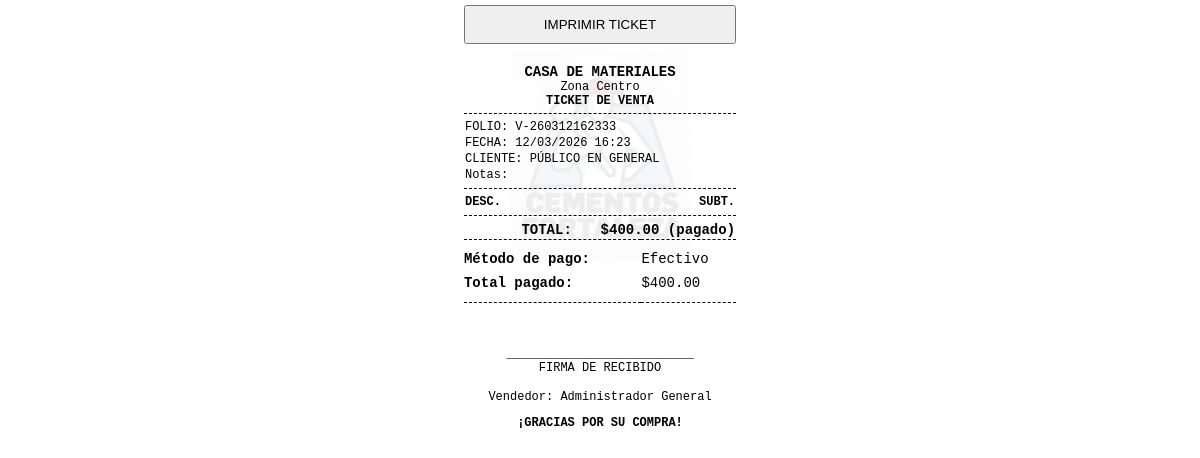
/app/backend/ventas/ticket_venta.php?id=1, run on the app's committed database.
### tables this page shows
CREATE TABLE `ventas` (
  `id` int(11) NOT NULL,
  `folio` varchar(50) NOT NULL,
  `id_cliente` int(11) NOT NULL,
  `almacen_id` int(11) NOT NULL,
  `usuario_id` int(11) NOT NULL,
  `fecha` datetime DEFAULT current_timestamp(),
  `subtotal` decimal(12,2) NOT NULL DEFAULT 0.00,
  `descuento` decimal(12,2) NOT NULL DEFAULT 0.00,
  `total` decimal(12,2) NOT NULL DEFAULT 0.00,
  `estado_pago` enum('pendiente','parcial','pagado') DEFAULT 'pagado',
  `estado_entrega` enum('pendiente','parcial','entregado') DEFAULT 'pendiente',
  `estado_general` enum('activa','cancelada') DEFAULT 'activa',
  `observaciones` text DEFAULT NULL,
  `vendedor_id` int(11) DEFAULT 1,
  `factura` varchar(250) NOT NULL DEFAULT '0'
);

CREATE TABLE `almacenes` (
  `id` int(11) NOT NULL,
  `codigo` varchar(20) NOT NULL,
  `nombre` varchar(100) NOT NULL,
  `hora_cierre_programada` time DEFAULT '18:00:00',
  `ubicacion` varchar(255) NOT NULL,
  `activo` tinyint(1) DEFAULT 1,
  `fecha_creacion` timestamp NOT NULL DEFAULT current_timestamp()
);

CREATE TABLE `clientes` (
  `id` int(11) NOT NULL,
  `nombre_comercial` varchar(150) NOT NULL,
  `razon_social` varchar(200) DEFAULT NULL,
  `contacto` text NOT NULL,
  `rfc` varchar(13) NOT NULL,
  `regimen_fiscal` varchar(3) DEFAULT NULL COMMENT 'Clave del catálogo del SAT',
  `codigo_postal` varchar(5) NOT NULL,
  `correo` varchar(100) DEFAULT NULL,
  `telefono` varchar(20) DEFAULT NULL,
  `direccion` text DEFAULT NULL,
  `uso_cfdi` varchar(3) DEFAULT 'G03',
  `activo` tinyint(1) DEFAULT 1,
  `fecha_registro` timestamp NOT NULL DEFAULT current_timestamp(),
  `almacen_id` int(11) DEFAULT NULL,
  `api_token` varchar(32) DEFAULT NULL
);

CREATE TABLE `historial_pagos` (
  `id` int(11) NOT NULL,
  `venta_id` int(11) NOT NULL,
  `usuario_id` int(11) NOT NULL,
  `monto` decimal(10,2) NOT NULL,
  `saldo_favor` decimal(10,2) DEFAULT 0.00,
  `metodo_pago` varchar(50) DEFAULT NULL,
  `efectivoPagado` float DEFAULT 0,
  `referencia` varchar(100) DEFAULT NULL,
  `fecha` datetime DEFAULT current_timestamp()
);

CREATE TABLE `usuarios` (
  `id` int(11) NOT NULL,
  `username` varchar(50) NOT NULL,
  `nombre` varchar(100) NOT NULL,
  `password` varchar(255) NOT NULL,
  `rol_id` int(11) NOT NULL,
  `almacen_id` int(11) DEFAULT NULL,
  `activo` tinyint(1) DEFAULT 1,
  `fecha_creacion` timestamp NOT NULL DEFAULT current_timestamp()
);

### app/backend/ventas/ticket_venta.php (the view, shortened to what this page needs)
<?php
require_once $_SERVER['DOCUMENT_ROOT'] . '/cfsistem/config/conexion.php';
$id_venta = isset($_GET['id']) ? intval($_GET['id']) : 0;
$mostrar_precios = isset($_GET['precios']) ? intval($_GET['precios']) : 1;
$sqlVenta = "SELECT v.*, c.nombre_comercial, c.rfc, c.direccion, u.nombre as nombre_vendedor, u2.nombre as vendedor,
                    a.nombre as nombre_almacen, a.ubicacion as direccion_almacen
             FROM ventas v
             JOIN clientes c ON v.id_cliente = c.id
             join usuarios u2 on u2.id=v.vendedor_id
             JOIN usuarios u ON v.usuario_id = u.id
             JOIN almacenes a ON v.almacen_id = a.id
             WHERE v.id =?";
$stmt = $conexion->prepare($sqlVenta);
$stmt->bind_param("i", $id_venta);
$stmt->execute();
$venta = $stmt->get_result()->fetch_assoc();
$sqlPago = "SELECT h.*  FROM historial_pagos h
               WHERE h.venta_id = ?";
$stmtPago = $conexion->prepare($sqlPago);
$stmtPago->bind_param("i", $id_venta);
$stmtPago->execute();
$detallesPago = $stmtPago->get_result();
?>
<!DOCTYPE html>
<html lang="es">
<head>
</head>
<body onload="window.print();">
    <div class="no-print text-center" style="margin-bottom: 20px;">
        <button onclick="window.print()" style="padding: 10px; width: 100%;">IMPRIMIR TICKET</button>
    </div>
    <div class="text-center">
        <span class="bold" style="font-size: 14px;"><?php echo strtoupper($venta['nombre_almacen']); ?></span><br>
        <?php echo $venta['direccion_almacen']; ?><br>
        <span class="bold"><?php echo ($mostrar_precios) ? 'TICKET DE VENTA' : 'VALE DE ENTREGA'; ?></span>
    </div>
    <div class="divider"></div>
    <table>
        <tr><td>FOLIO: <?php echo $venta['folio']; ?></td></tr>
        <tr><td>FECHA: <?php echo date("d/m/Y H:i", strtotime($venta['fecha'])); ?></td></tr>
        <tr><td>CLIENTE: <?php echo substr($venta['nombre_comercial'], 0, 30); ?></td></tr>
         <tr><td>Notas: <?php echo substr($venta['observaciones'], 0, 30); ?></td></tr>
    </table>
    <div class="divider"></div>
    <table>
        <thead>
            <tr>
                <th align="left">DESC.</th>
                <?php if($mostrar_precios): ?><th align="right">SUBT.</th><?php endif; ?>
            </tr>
        </thead>
        <tbody>
            <img
    src="/cfsistem/public/assets/logo.ico"
    style="
        position: fixed;
        top: 19.5%;
        left: 50%;
        transform: translate(-50%, -50%);
        width: 180px;
        opacity: 0.08;
        z-index: -1;
    "
>
        </tbody>
    </table>
    <div class="divider"></div>
    <?php if($mostrar_precios): ?>
    <table style="font-size: 14px;">
        <tr class="bold">
            <td align="right">TOTAL:</td>
            <td align="right" style="width: 60%;">$<?php echo number_format($venta['subtotal'], 2).' ('.$venta['estado_pago'].')'; ?> </td>
        </tr>
    </table>
   <table style="font-size:14px; width:100%;">
    <?php while($pago = $detallesPago->fetch_assoc()): ?>
      <tr>
    <td colspan="4" style="border-top:1px dashed #000; padding-top:6px;"></td>
</tr>
<tr>
    <td class="bold" style="padding:4px 0;">
        Método de pago:
    </td>
    <td colspan="3" style="padding:4px 0;">
        <?php echo htmlspecialchars($pago['metodo_pago']); ?>
    </td>
</tr>
<tr>
    <td class="bold" style="padding:4px 0;">
        Total pagado:
    </td>
    <td colspan="3" style="padding:4px 0;">
        $<?php echo number_format($pago['monto'], 2); ?>
    </td>
</tr>
<tr>
    <td colspan="4" style="border-bottom:1px dashed #000; padding-bottom:6px;"></td>
</tr>
    <?php endwhile; ?>
</table>
    <?php else: ?>
    <?php endif; ?>
      <div style="margin-top: 30px;" class="text-center">
       <br> __________________________
      <br>  FIRMA DE RECIBIDO
    </div>
    <div class="text-center" style="margin-top: 15px;">
        <p>Vendedor: <?php echo $venta['vendedor']; ?></p>
        <p class="bold">¡GRACIAS POR SU COMPRA!</p>
    </div>
</body>
</html>

### app/backend/ventas/ticket_venta.php (style rules this page uses)
body { font-family: 'Courier New', Courier, monospace; width: 72mm; margin: 0 auto; padding: 5px; color: #000; font-size: 12px; }
.text-center { text-align: center; }
.bold { font-weight: bold; }
.divider { border-top: 1px dashed #000; margin: 5px 0; }
table { width: 100%; border-collapse: collapse; }

### data on the page
ventas: almacen.nombre "CASA DE MATERIALES", almacen.ubicacion "Zona Centro", folio "V-260312162333", fecha "12/03/2026 16:23", id_cliente.nombre_comercial "PÚBLICO EN GENERAL", subtotal "400.00", estado_pago "pagado", usuarios.nombre "Administrador General"
historial_pagos: metodo_pago "Efectivo", monto "400.00"
